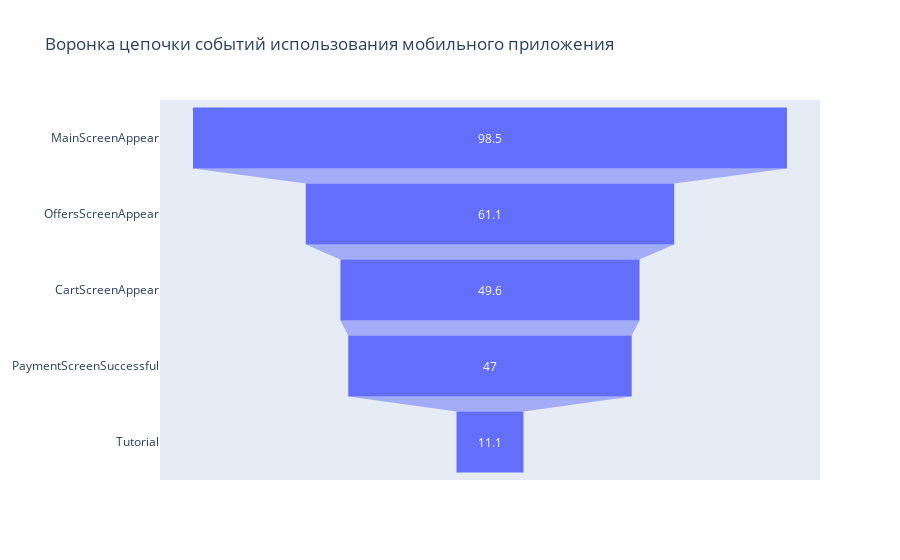

The notebook cell this image was saved under:
### Markdown cell above
**'count_event'- кол-во событий**

**'count_id'- кол-во пользователй**

**'id_p_event'-  доля пользователей совершившее хотябы одно событие.**

Построим воронку  порядка событий  по числу  вользователй совершивших каждое из событий.

### Code cell
fig = go.Figure(go.Funnel(
    y = ['MainScreenAppear', 'OffersScreenAppear', 'CartScreenAppear', 'PaymentScreenSuccessful','Tutorial'],
    x = [98.5, 61.1, 49.6, 47, 11.1]))
fig.update_layout(title="Воронка цепочки событий использования мобильного приложения")
fig.show()

### Figure 1 — Plotly figure (JSON) as saved in the notebook; plotly's stock layout.template omitted (floating-point values rounded to 4 significant figures)
{"data": [{"type": "funnel", "x": [98.5, 61.1, 49.6, 47, 11.1], "y": ["MainScreenAppear", "OffersScreenAppear", "CartScreenAppear", "PaymentScreenSuccessful", "Tutorial"]}], "layout": {"title": {"text": "Воронка цепочки событий использования мобильного приложения"}}}
